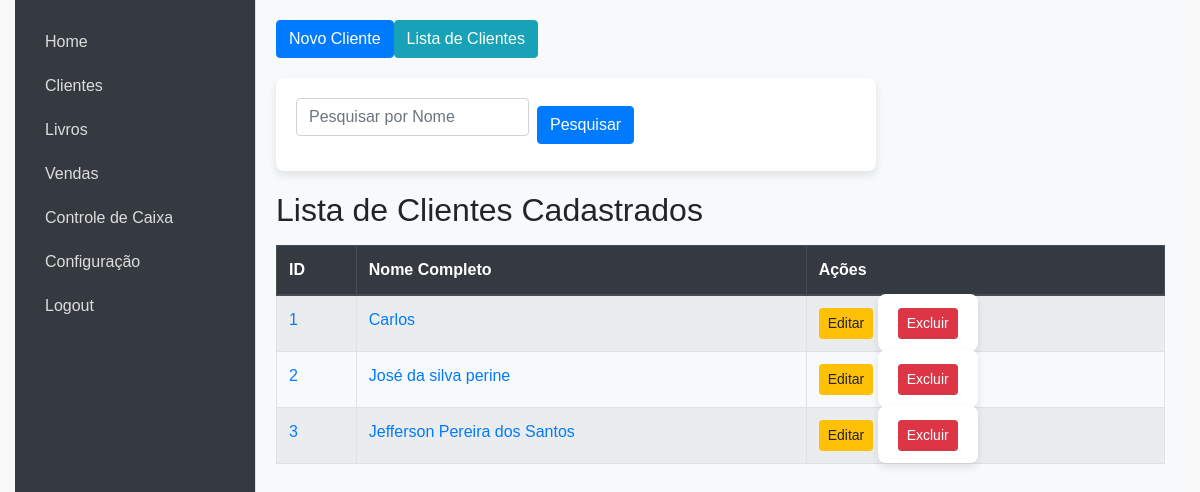
The app's page /clientes, older data.
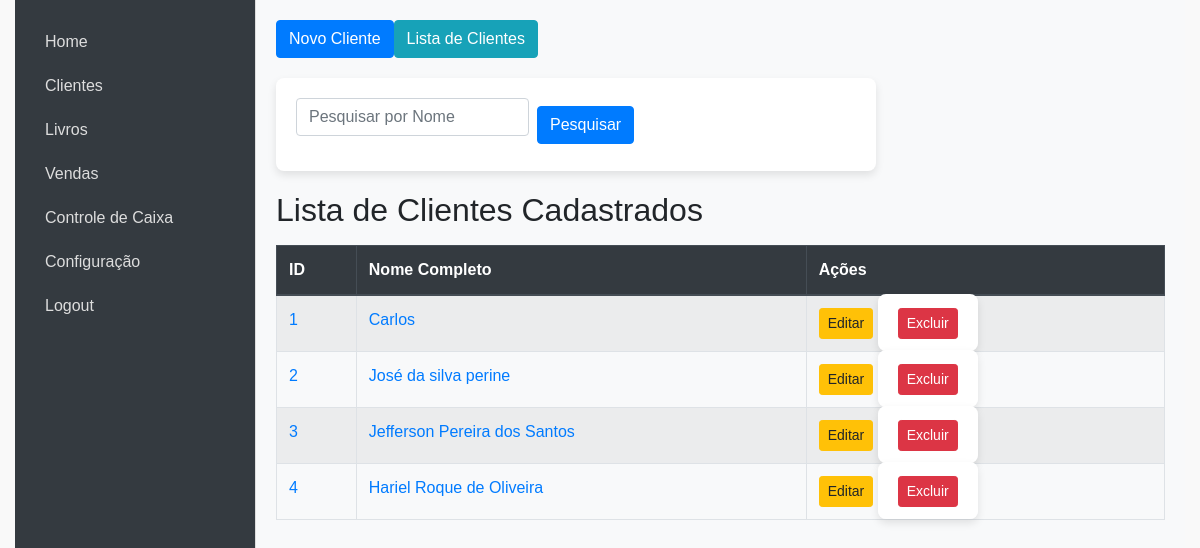
The same page, newer data.
### models.py (models this page shows, shortened)
class Cliente(db.Model):
    id = db.Column(db.Integer, primary_key=True)
    nome_completo = db.Column(db.String(100), nullable=False)
    data_nascimento = db.Column(db.String(10), nullable=False)
    identidade = db.Column(db.String(50), nullable=False)
    telefone = db.Column(db.String(20), nullable=False)
    email = db.Column(db.String(100), nullable=False)
    rua = db.Column(db.String(100), nullable=False)
    cep = db.Column(db.String(9), nullable=False)
    bairro = db.Column(db.String(100), nullable=False)
    cidade = db.Column(db.String(50), nullable=False)
    profissao = db.Column(db.String(50), nullable=False)
    escolaridade = db.Column(db.String(50), nullable=False)
    data_cadastro = db.Column(db.DateTime, default=datetime.utcnow)

### app.py (the view)
@app.route('/clientes', methods=['GET', 'POST'])
def clientes():
    if request.method == 'POST':
        nome_completo = request.form['nome_completo']
        data_nascimento = request.form['data_nascimento']
        identidade = request.form['identidade']
        telefone = request.form['telefone']
        email = request.form['email']
        rua = request.form['rua']
        cep = request.form['cep']
        bairro = request.form['bairro']
        cidade = request.form['cidade']
        profissao = request.form['profissao']
        escolaridade = request.form['escolaridade']
        novo_cliente = Cliente(
            nome_completo=nome_completo,
            data_nascimento=data_nascimento,
            identidade=identidade,
            telefone=telefone,
            email=email,
            rua=rua,
            cep=cep,
            bairro=bairro,
            cidade=cidade,
            profissao=profissao,
            escolaridade=escolaridade
        )
        try:
            db.session.add(novo_cliente)
            db.session.commit()
            flash('Cliente cadastrado com sucesso!')
            return redirect(url_for('clientes'))
        except Exception as e:
            db.session.rollback()
            flash(f'Erro ao cadastrar cliente: {str(e)}')
            return redirect(url_for('clientes'))
    else:
        nome = request.args.get('nome', '')
        if nome:
            clientes = Cliente.query.filter(Cliente.nome_completo.ilike(f'%{nome}%')).all()
        else:
            clientes = Cliente.query.all()
    return render_template('clientes.html', clientes=clientes, filter_name=nome)

### templates/clientes.html (shortened to what this page needs)
{% extends "index.html" %}
{% block content %}
    <div class="top-menu mb-3 d-flex gap-2">
        <button class="btn btn-primary" onclick="window.location.href='{{ url_for('novo_cliente') }}'">Novo Cliente</button>
        <button class="btn btn-info" onclick="window.location.href='{{ url_for('clientes') }}'">Lista de Clientes</button>
    </div>
    <div id="pesquisarForm" class="hidden mb-3">
        <form action="{{ url_for('clientes') }}" method="GET" class="form-inline">
            <input type="text" class="form-control mr-2" name="nome" placeholder="Pesquisar por Nome" value="{{ request.args.get('nome', '') }}">
            <button type="submit" class="btn btn-primary">Pesquisar</button>
        </form>
    </div>
    <h2>Lista de Clientes Cadastrados</h2>
    <table class="table table-striped table-bordered mt-3">
        <thead class="thead-dark">
            <tr>
                <th>ID</th>
                <th>Nome Completo</th>
                <th>Ações</th>
            </tr>
        </thead>
        <tbody>
            {% for cliente in clientes %}
            <tr>
                <td><a href="{{ url_for('visualizar_cliente', id=cliente.id) }}" target="_blank">{{ cliente.id }}</a></td>
                <td><a href="{{ url_for('visualizar_cliente', id=cliente.id) }}" target="_blank">{{ cliente.nome_completo }}</a></td>
                <td>
                    <a href="{{ url_for('editar_cliente', id=cliente.id) }}" class="btn btn-sm btn-warning">Editar</a>
                    <form action="{{ url_for('deletar_cliente', id=cliente.id) }}" method="POST" style="display:inline;">
                        <button type="submit" class="btn btn-sm btn-danger" onclick="return confirmarExclusao()">Excluir</button>
                    </form>
                </td>
            </tr>
            {% endfor %}
        </tbody>
    </table>
{% endblock %}

Row changes from the older to the newer data that the page shows:
added Cliente: id "4", nome_completo "Hariel Roque de Oliveira"
